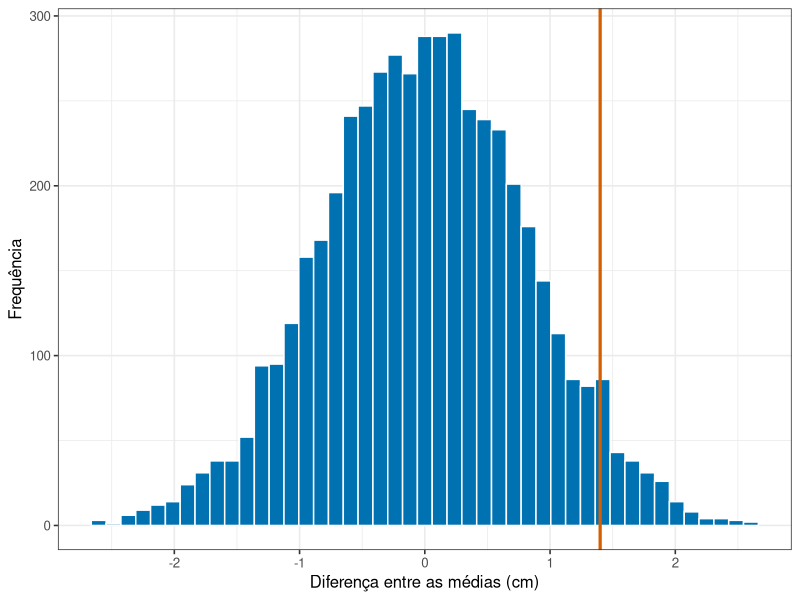
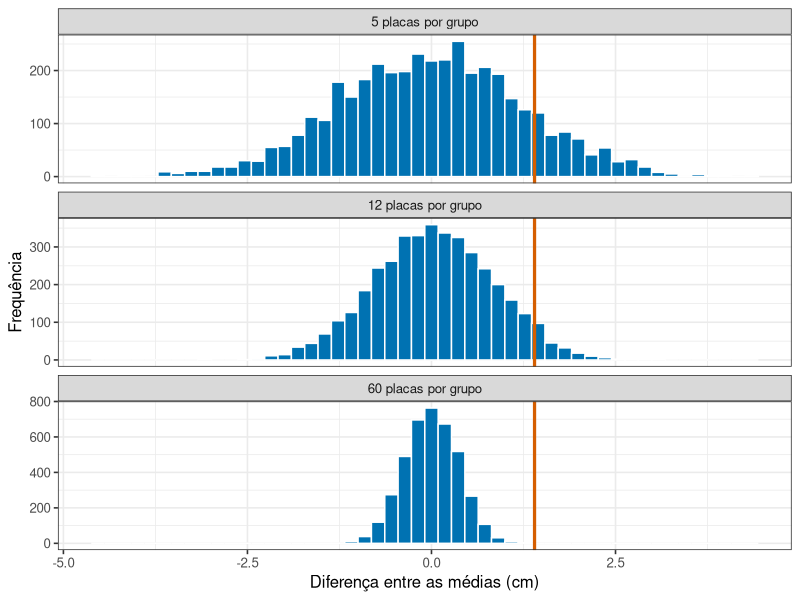

These figures' R source, in order:
## ---- chunk 1
#| include: false
library(tidyverse)
theme_set(theme_bw(base_size = 12))
## ---- chunk 2
#| echo: false
#| label: fig-pread04-distribuicao-nula
#| fig-cap: "Cinco mil diferenças entre médias de dois grupos gerados pelo mesmo processo. A linha marca a diferença de 1,4 cm observada no experimento."
#| fig-alt: "Histograma simétrico centrado em zero. Uma linha vertical em 1,4 centímetro cai na região onde ainda há barras razoavelmente altas, longe da cauda."
#| fig-height: 3.4

diferencas <- replicate(5000, mean(rnorm(12, 10.2, 2)) - mean(rnorm(12, 10.2, 2)))

ggplot(tibble(d = diferencas), aes(x = d)) +
  geom_histogram(bins = 45, fill = "#0072B2", colour = "white") +
  geom_vline(xintercept = 1.4, colour = "#D55E00", linewidth = 1.1) +
  labs(x = "Diferença entre as médias (cm)", y = "Frequência")
## ---- chunk 3
#| echo: false
valor_p <- mean(abs(diferencas) >= 1.4)
## ---- chunk 4
#| echo: false
#| label: fig-pread04-tamanhos
#| fig-cap: "Distribuição nula da diferença entre médias para três tamanhos de experimento, com a mesma variação entre placas. A linha marca sempre a mesma diferença observada de 1,4 cm."
#| fig-alt: "Três histogramas empilhados, todos centrados em zero. Com 5 placas por grupo a distribuição é larga e a linha em 1,4 cai no meio dela; com 60 placas por grupo a distribuição é estreita e a linha fica na cauda."
#| fig-height: 4.4

nulas <- bind_rows(
  tibble(cenario = "5 placas por grupo",
         d = replicate(4000, mean(rnorm(5, 10.2, 2)) - mean(rnorm(5, 10.2, 2)))),
  tibble(cenario = "12 placas por grupo",
         d = replicate(4000, mean(rnorm(12, 10.2, 2)) - mean(rnorm(12, 10.2, 2)))),
  tibble(cenario = "60 placas por grupo",
         d = replicate(4000, mean(rnorm(60, 10.2, 2)) - mean(rnorm(60, 10.2, 2))))
)

nulas |>
  mutate(cenario = fct_relevel(cenario, "5 placas por grupo", "12 placas por grupo")) |>
  ggplot(aes(x = d)) +
  geom_histogram(bins = 50, fill = "#0072B2", colour = "white") +
  geom_vline(xintercept = 1.4, colour = "#D55E00", linewidth = 1.1) +
  facet_wrap(~ cenario, ncol = 1, scales = "free_y") +
  labs(x = "Diferença entre as médias (cm)", y = "Frequência")
